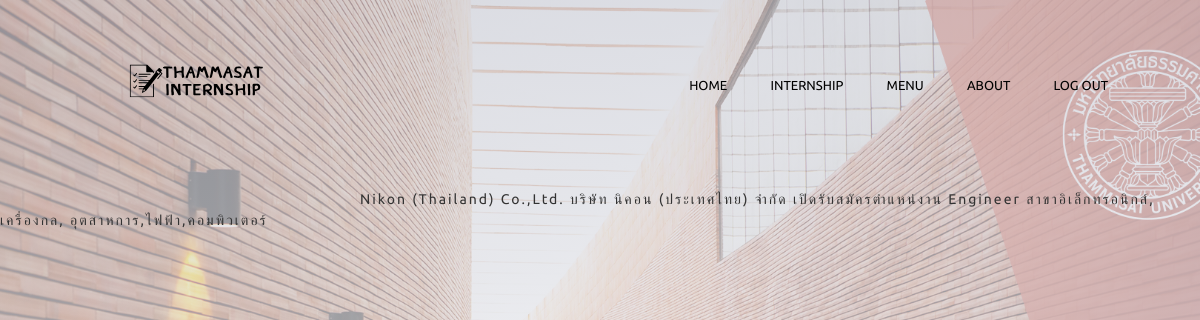
Page /main/news on the earlier database version.
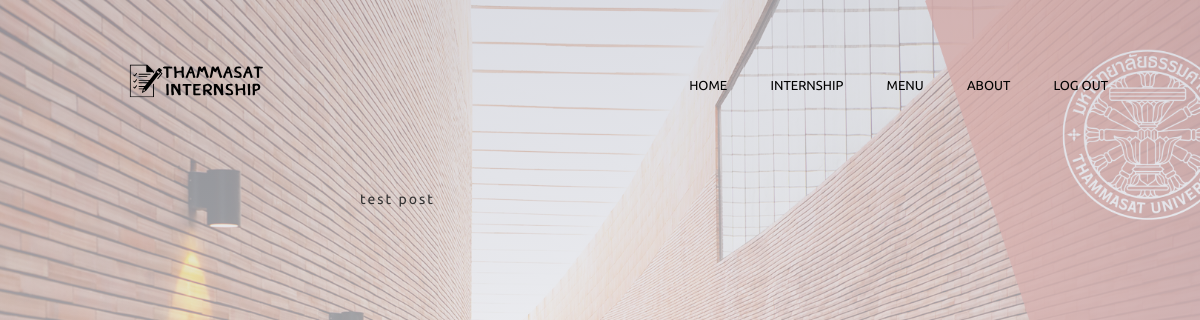
Same page on the later database version.
### main/models.py (models this page shows, shortened)
class News(models.Model):
    header = models.CharField(max_length=150, null = True,)
    pdf = models.FileField(blank=True,null=True)
    date_created = models.DateTimeField(default=timezone.now)

### main/views.py (the view)
# urls.py: path('news', views.news, name="news"),
def news(request):
    news = News.objects.all()
    context = {"news": news}
    return render(request, "main/news.html", context)

### main/templates/main/news.html (shortened to what this page needs)
{% extends "main/base_01.html" %}
{%block content%}
{% for news in news %}
    <a href="{% url 'main:news_content' news.id %}" class="read-more">{{ news.header }}</a>
{% endfor %}
{% endblock %}

Differences in the rows shown:
removed News: header "Nikon (Thailand) Co.,Ltd. บริษัท นิคอน (ประเทศไทย) จำกัด เปิดรับสมัครตำแหน่งาน Engineer สาขาอิเล็กทรอนิกส์, เครื่องกล, อุตสาหการ,ไฟฟ้า,คอมพิวเตอร์"
added News: header "test post"
